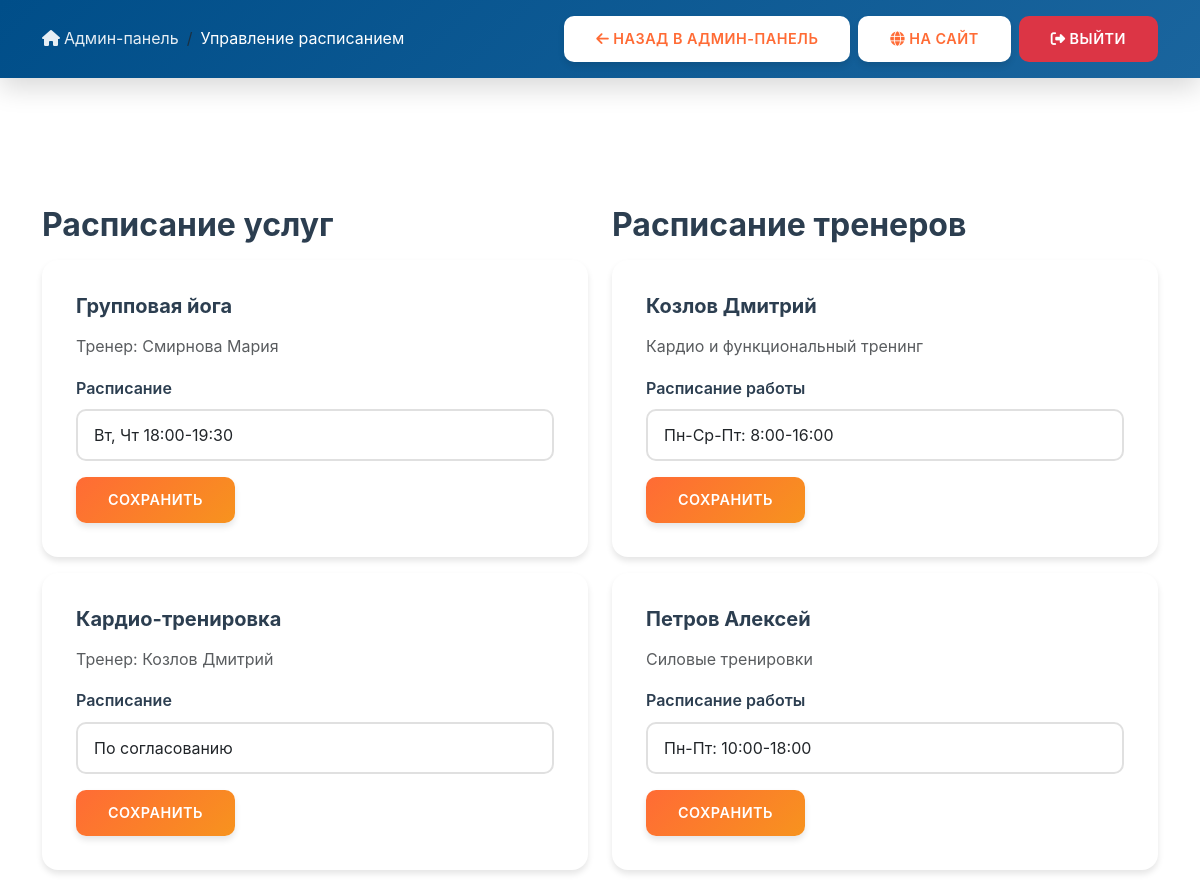
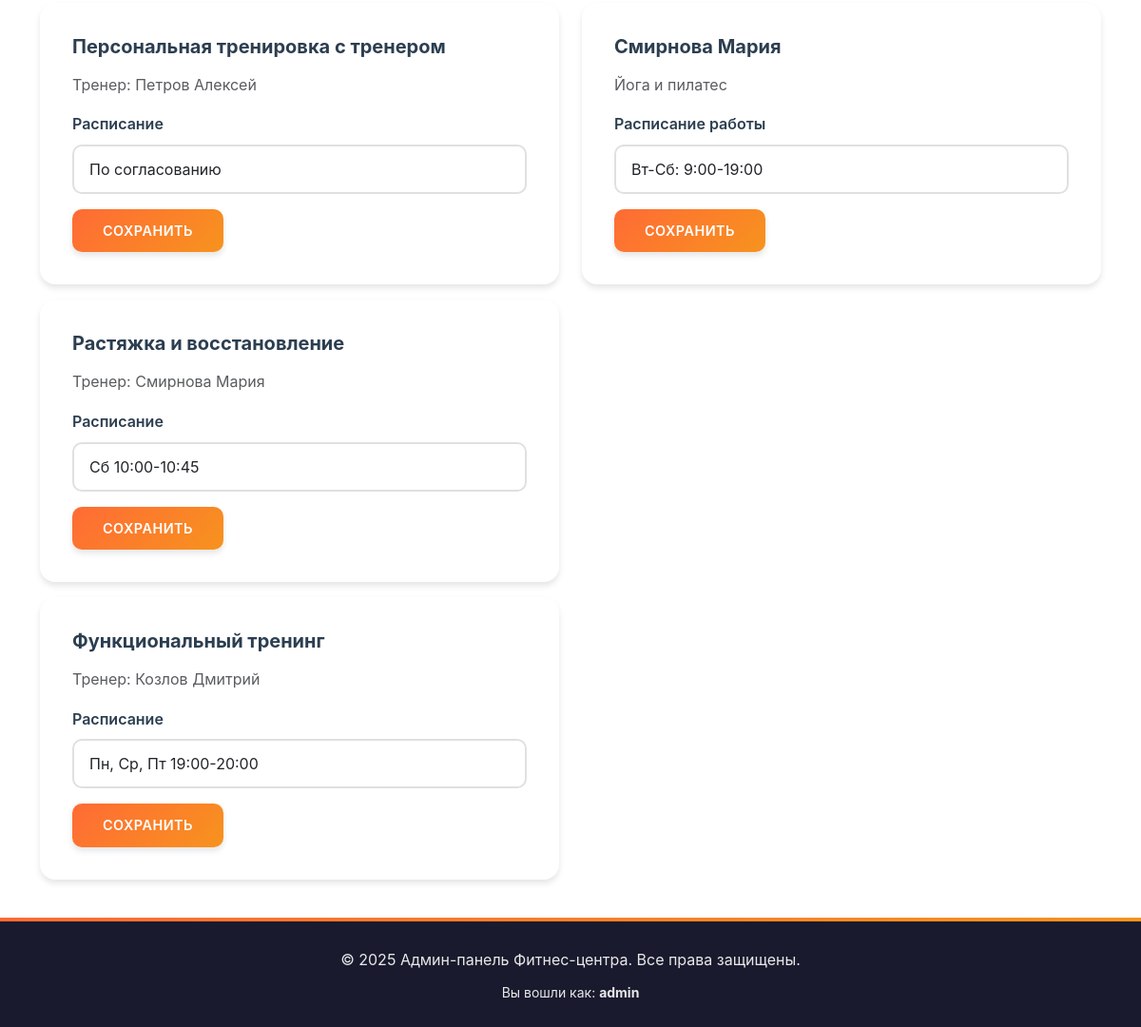
The page /admin/schedule.php (signed in) on the database its author committed (2 pictures, top to bottom).
### tables this page shows
CREATE TABLE IF NOT EXISTS services (
    id INT AUTO_INCREMENT PRIMARY KEY,
    name VARCHAR(100) NOT NULL UNIQUE,
    description TEXT,
    price DECIMAL(10, 2) NOT NULL,
    duration INT NOT NULL COMMENT 'Длительность в минутах',
    category VARCHAR(50) NOT NULL COMMENT 'Групповые занятия, Персональные тренировки и т.д.',
    trainer_id INT,
    schedule VARCHAR(255) COMMENT 'Расписание проведения',
    max_participants INT DEFAULT 1,
    is_active BOOLEAN DEFAULT TRUE,
    created_at TIMESTAMP DEFAULT CURRENT_TIMESTAMP,
    updated_at TIMESTAMP DEFAULT CURRENT_TIMESTAMP ON UPDATE CURRENT_TIMESTAMP,
    FOREIGN KEY (trainer_id) REFERENCES trainers(id) ON DELETE SET NULL,
    INDEX idx_category (category),
    INDEX idx_price (price)
);

CREATE TABLE IF NOT EXISTS trainers (
    id INT AUTO_INCREMENT PRIMARY KEY,
    full_name VARCHAR(100) NOT NULL,
    specialization VARCHAR(100) NOT NULL,
    experience INT NOT NULL COMMENT 'Опыт работы в годах',
    phone VARCHAR(20),
    email VARCHAR(100),
    photo VARCHAR(255),
    bio TEXT,
    schedule VARCHAR(255) COMMENT 'Расписание работы',
    created_at TIMESTAMP DEFAULT CURRENT_TIMESTAMP,
    updated_at TIMESTAMP DEFAULT CURRENT_TIMESTAMP ON UPDATE CURRENT_TIMESTAMP,
    INDEX idx_specialization (specialization)
);

### admin/schedule.php (the view, shortened to what this page needs)
<?php
include 'includes/header.php';
try {
    $pdo = getDBConnection();
    $stmt = $pdo->query("SELECT s.*, t.full_name as trainer_name FROM services s
                         LEFT JOIN trainers t ON s.trainer_id = t.id
                         ORDER BY s.name");
    $services = $stmt->fetchAll();
    $stmt = $pdo->query("SELECT * FROM trainers ORDER BY full_name");
    $trainers = $stmt->fetchAll();
} catch (PDOException $e) {
    error_log("Schedule error: " . $e->getMessage());
    $services = [];
    $trainers = [];
}
?>
<div class="row">
    <div class="col-md-6">
        <h2>Расписание услуг</h2>
        <?php foreach ($services as $service): ?>
            <div class="card mb-3">
                <div class="card-body">
                    <h5><?php echo htmlspecialchars($service['name']); ?></h5>
                    <?php if ($service['trainer_name']): ?>
                        <p class="text-muted">Тренер: <?php echo htmlspecialchars($service['trainer_name']); ?></p>
                    <?php endif; ?>
                    <form method="POST" action="">
                        <div class="mb-3">
                            <label class="form-label">Расписание</label>
                            <input type="text" class="form-control" name="schedule"
                                   value="<?php echo htmlspecialchars($service['schedule'] ?? ''); ?>"
                                   placeholder="Например: Пн, Ср, Пт 18:00-19:00">
                        </div>
                        <button type="submit" class="btn btn-sm btn-primary">Сохранить</button>
                    </form>
                </div>
            </div>
        <?php endforeach; ?>
    </div>
    <div class="col-md-6">
        <h2>Расписание тренеров</h2>
        <?php foreach ($trainers as $trainer): ?>
            <div class="card mb-3">
                <div class="card-body">
                    <h5><?php echo htmlspecialchars($trainer['full_name']); ?></h5>
                    <p class="text-muted"><?php echo htmlspecialchars($trainer['specialization']); ?></p>
                    <form method="POST" action="">
                        <div class="mb-3">
                            <label class="form-label">Расписание работы</label>
                            <input type="text" class="form-control" name="schedule"
                                   value="<?php echo htmlspecialchars($trainer['schedule'] ?? ''); ?>"
                                   placeholder="Например: Пн-Пт: 10:00-18:00">
                        </div>
                        <button type="submit" class="btn btn-sm btn-primary">Сохранить</button>
                    </form>
                </div>
            </div>
        <?php endforeach; ?>
    </div>
</div>
<?php include 'includes/footer.php'; ?>

### assets/css/style.css (style rules this page uses)
:root { --primary-color: #FF6B35; --primary-dark: #E85A2B; --primary-light: #FF8C5A; --secondary-color: #004E89; --secondary-dark: #003A66; --accent-color: #1A659E; --success-color: #06A77D; --danger-color: #DC3545; --warning-color: #FFC107; --dark-color: #1A1A2E; --light-color: #F8F9FA; --text-dark: #2C3E50; --text-light: #6C757D; --gradient-primary: linear-gradient(135deg, #FF6B35 0%, #F7931E 100%); --gradient-secondary: linear-gradient(135deg, #004E89 0%, #1A659E 100%); --shadow-sm: 0 2px 4px rgba(0,0,0,0.1); --shadow-md: 0 4px 6px rgba(0,0,0,0.1); --shadow-lg: 0 10px 25px rgba(0,0,0,0.15); --shadow-xl: 0 15px 35px rgba(0,0,0,0.2); --transition-fast: 0.2s ease; --transition-base: 0.3s ease; --transition-slow: 0.5s ease; }
* { margin: 0; padding: 0; box-sizing: border-box; }
html, body { height: 100%; }
body { font-family: -apple-system, BlinkMacSystemFont, 'Segoe UI', Roboto, 'Helvetica Neue', Arial, sans-serif; font-size: 16px; line-height: 1.6; color: var(--text-dark); background-color: #FFFFFF; overflow-x: hidden; -webkit-font-smoothing: antialiased; -moz-osx-font-smoothing: grayscale; display: flex; flex-direction: column; min-height: 100vh; }
.card { border: none; border-radius: 16px; box-shadow: var(--shadow-md); transition: box-shadow var(--transition-fast), border-color var(--transition-fast); overflow: hidden; background: #FFFFFF; margin-bottom: 2rem; border: 2px solid transparent; }
.card::before { content: ''; position: absolute; top: 0; left: 0; width: 100%; height: 4px; background: var(--gradient-primary); transition: opacity var(--transition-base), width var(--transition-base); opacity: 0; width: 0; }
.card-body { padding: 2rem; }
.btn { border-radius: 10px; padding: 0.75rem 2rem; font-weight: 600; transition: all var(--transition-base); border: none; position: relative; overflow: hidden; text-transform: uppercase; letter-spacing: 0.5px; font-size: 0.9rem; z-index: 1; }
.btn::before { content: ''; position: absolute; top: 50%; left: 50%; margin-top: -150px; margin-left: -150px; width: 0; height: 0; border-radius: 50%; background: rgba(255, 255, 255, 0.2); transition: width 0.6s ease, height 0.6s ease; z-index: 0; }
.btn-primary { background: var(--gradient-primary); color: #FFFFFF; box-shadow: var(--shadow-md); }
.form-control, .form-select { border-radius: 10px; border: 2px solid #E0E0E0; padding: 0.75rem 1rem; transition: all var(--transition-base); font-size: 1rem; }
.form-label { font-weight: 600; color: var(--text-dark); margin-bottom: 0.5rem; }
.smooth-scroll { scroll-behavior: smooth; }
h1, h2, h3, h4, h5, h6 { color: var(--text-dark); font-weight: 700; margin-bottom: 1rem; }
h2 { font-size: 2rem; }

### rows shown on the page
services: name "Групповая йога", trainer.full_name "Смирнова Мария", schedule "Вт, Чт 18:00-19:30"
services: name "Кардио-тренировка", trainer.full_name "Козлов Дмитрий", schedule "По согласованию"
services: name "Персональная тренировка с тренером", trainer.full_name "Петров Алексей", schedule "По согласованию"
services: name "Растяжка и восстановление", trainer.full_name "Смирнова Мария", schedule "Сб 10:00-10:45"
services: name "Функциональный тренинг", trainer.full_name "Козлов Дмитрий", schedule "Пн, Ср, Пт 19:00-20:00"
trainers: full_name "Козлов Дмитрий", specialization "Кардио и функциональный тренинг", schedule "Пн-Ср-Пт: 8:00-16:00"
trainers: full_name "Петров Алексей", specialization "Силовые тренировки", schedule "Пн-Пт: 10:00-18:00"
trainers: full_name "Смирнова Мария", specialization "Йога и пилатес", schedule "Вт-Сб: 9:00-19:00"

### other values the page prints
$pageTitle "Управление расписанием"
$_SESSION['username'] "admin"
